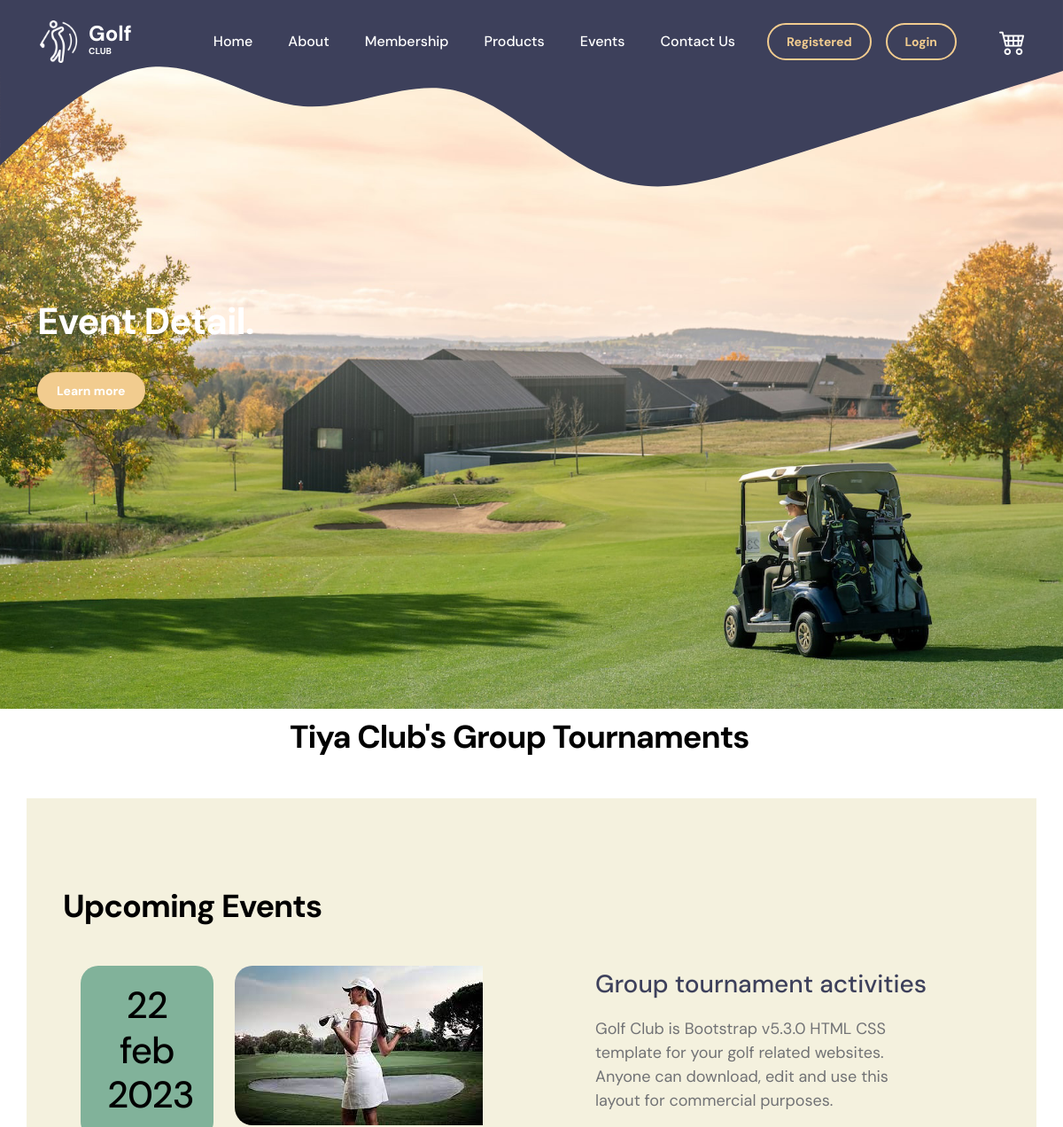
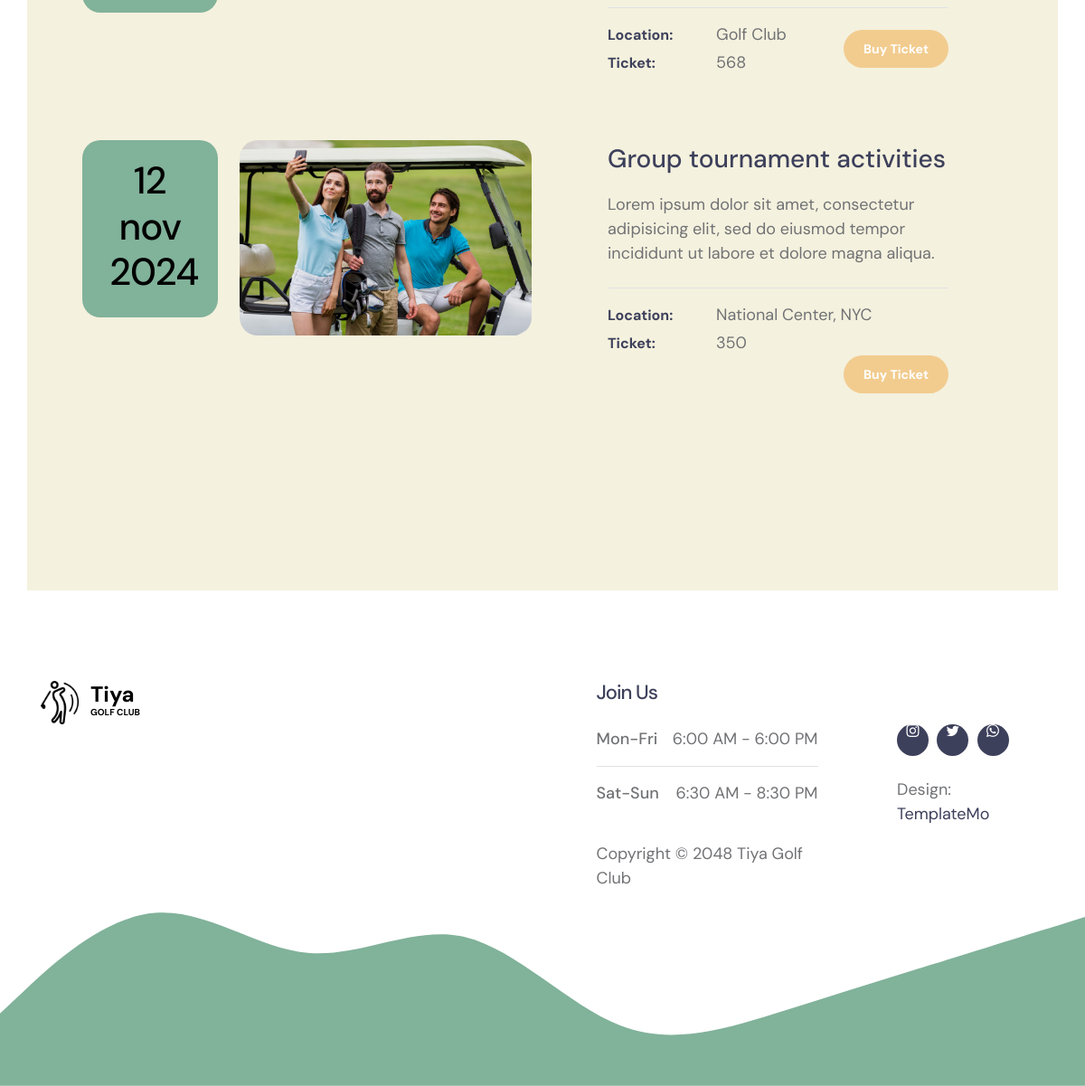
/club/event-detail.php, run on the app's committed database (2 pictures, top to bottom).
### tables this page shows
CREATE TABLE `events` (
  `id` int(11) NOT NULL,
  `eventname` varchar(250) NOT NULL,
  `date` varchar(250) NOT NULL,
  `description` text NOT NULL,
  `location` varchar(250) NOT NULL,
  `ticket_price` int(11) NOT NULL,
  `image` varchar(250) NOT NULL
);

### club/event-detail.php (the view, shortened to what this page needs)
<?php
include 'header.php';
    $q1 = "SELECT * FROM `events`";
    $row = mysqli_query($con, $q1);
?>
            <section class="hero-section d-flex justify-content-center align-items-center " id="section_1" >
                <div class="container">
                    <div class="row">
                        <div class="col-lg-6 col-12">
                            <h1 class="text-white mb-4 pb-2">Event Detail.</h1>
                            <a href="#section_2" class="btn custom-btn smoothscroll me-3">Learn more</a>
                        </div>
                    </div>
                </div>
            </section>
            <section class="events-section events-detail-section section-padding" id="section_2">
                <div class="container">
                    <div class="row">
                        <div class="col-lg-6 col-md-8 col-12 mx-auto">
                            <h2 class="mb-lg-5 mb-4">Tiya Club's Group Tournaments</h2>
                        </div>
                            <section class="events-section section-bg section-padding" id="section_4">
                <div class="container">
                    <div class="row">
                        <div class="col-lg-12 col-12">
                            <h2 class="mb-lg-3">Upcoming Events</h2>
                        </div>
                        <div class="row custom-block mb-3">
                        <?php
                        while ($data = mysqli_fetch_assoc($row)) {
                       ?>
                            <div class="col-lg-2 col-md-4 col-12 order-2 order-md-0 order-lg-0">
                                <div class="custom-block-date-wrap d-flex d-lg-block d-md-block align-items-center mt-3 mt-lg-0 mt-md-0">
                                    <h6 class="custom-block-date mb-lg-1 mb-0 me-3 me-lg-0 me-md-0"><?php echo $data['date'];?> <strong class="text-white"></strong></h6>
                                </div>
                            </div>
                            <div class="col-lg-4 col-md-8 col-12 order-1 order-lg-0">
                                <div class="custom-block-image-wrap">
                                    <a href="event-detail.html">
                                        <img src="<?php echo $data['image'] ?>"  width="100%" class="custom-block-image img-fluid" alt="">
                                    </a>
                                </div>
                            </div>
                            <div class="col-lg-6 col-12 order-3 order-lg-0">
                                <div class="custom-block-info mt-2 mt-lg-0 event-sec">
                                    <a href="event-detail.html" class="events-title mb-3 "><?php echo $data['eventname'];?></a>
                                    <p class="mb-0"><?Php echo $data['description'];?></p>
                                    <div class="d-flex flex-wrap border-top mt-4 pt-3">
                                        <div class="mb-4 mb-lg-0">
                                            <div class="d-flex flex-wrap align-items-center mb-1">
                                                <span class="custom-block-span">Location:</span>
                                                <p class="mb-0"><?php echo $data['location'];?></p>
                                            </div>
                                            <div class="d-flex flex-wrap align-items-center">
                                                <span class="custom-block-span">Ticket:</span>
                                                <p class="mb-0"><?php echo $data['ticket_price'];?></p>
                                            </div>
                                        </div>
                                        <div class="d-flex align-items-center ms-lg-auto">
                                            <a href="event-detail.html" class="btn custom-btn">Buy Ticket</a>
                                        </div>
                                    </div>
                                </div>
                                <br><br><br>
                            </div>
                            <?php }
                           ?>
                        </div>
                    </div>
                </div>
            </section>
                            </div>
                        </div>
            </section>
        <footer class="site-footer">
            <div class="container">
                <div class="row">
                    <div class="col-lg-6 col-12 me-auto mb-5 mb-lg-0">
                        <a class="navbar-brand d-flex align-items-center" href="index.html">
                            <img src="images/logo.png" class="navbar-brand-image img-fluid" alt="">
                            <span class="navbar-brand-text">
                                Tiya
                                <small>Golf Club</small>
                            </span>
                        </a>
                    </div>
                    <div class="col-lg-3 col-12">
                        <h5 class="site-footer-title mb-4">Join Us</h5>
                        <p class="d-flex border-bottom pb-3 mb-3 me-lg-3">
                            <span>Mon-Fri</span>
                            6:00 AM - 6:00 PM
                        </p>
                        <p class="d-flex me-lg-3">
                            <span>Sat-Sun</span>
                            6:30 AM - 8:30 PM
                        </p>
                        <br>
                        <p class="copyright-text">Copyright © 2048 Tiya Golf Club</p>
                    </div>
                        <div class="col-lg-2 col-12 ms-auto">
                            <ul class="social-icon mt-lg-5 mt-3 mb-4">
                                <li class="social-icon-item">
                                    <a href="#" class="social-icon-link bi-instagram"></a>
                                </li>
                                <li class="social-icon-item">
                                    <a href="#" class="social-icon-link bi-twitter"></a>
                                </li>
                                <li class="social-icon-item">
                                    <a href="#" class="social-icon-link bi-whatsapp"></a>
                                </li>
                            </ul>
                            <p class="copyright-text">Design: <a rel="nofollow" href="https://templatemo.com" target="_blank">TemplateMo</a></p>
                        </div>
                </div>
            </div>
        </footer>
    </body>
</html>

### club/header.php (shortened to what this page needs)
<!doctype html>
<html lang="en">
    <head>
        <link href="css/bootstrap.min.css" rel="stylesheet">
        <link href="css/bootstrap-icons.css" rel="stylesheet">
        <link href="head.css" rel="stylesheet">
    </head>
    <body>
        <main>
            <nav class="navbar navbar-expand-lg">
                <div class="container">
                    <a class="navbar-brand d-flex align-items-center" href="index.html">
                        <img src="images/logo.png" class="navbar-brand-image img-fluid" alt="Tiya Golf Club">
                        <span class="navbar-brand-text">
                            Golf
                            <small> Club</small>
                        </span>
                    </a>
                    <div class="collapse navbar-collapse" id="navbarNav">
                        <ul class="navbar-nav ms-lg-auto">
                            <li class="nav-item">
                                <a class="nav-link click-scroll" href="index.php">Home</a>
                            </li>
                            <li class="nav-item">
                                <a class="nav-link click-scroll" href="about.php">About</a>
                            </li>
                            <li class="nav-item">
                                <a class="nav-link click-scroll" href="members.php">Membership</a>
                            </li>
                            <li class="nav-item">
                                <a class="nav-link click-scroll" href="product.php">Products</a>
                            </li>
                            <li class="nav-item">
                                <a class="nav-link click-scroll" href="event-detail.php">Events</a>
                            </li>
                            <li class="nav-item">
                                <a class="nav-link click-scroll" href="contact.php">Contact Us</a>
                            </li>
                        </ul>
                        <div class="d-none d-lg-block ms-lg-3 ">
                            <a class="btn custom-btn custom-border-btn account"  href="register.php" role="button" >Registered</a>
                        </div>
                        <div class="d-none d-lg-block ms-lg-3">
                                    <a class="btn custom-btn custom-border-btn account "  href="login.php" role="button" >Login</a>
                                </div>
                                </div>
                                <div class="d-none d-lg-block ms-lg-3">
                            <a href="cart.php?id=<?php echo $data['member_id']; ?>" style="color:#ffffff">
                            <i class="bi bi-cart4" style="font-size:30px;"></i>
                            <span id="cart-item" class="badge badge-danger"></span></a>
                                </div>
                            </div>
                    </nav>
    </body>
</html>

### club/header.php (style rules this page uses)
.account { display: block !important; }

### data on the page
events: date "22 feb 2023", image (picture), eventname "Group tournament activities", description "Golf Club is Bootstrap v5.3.0 HTML CSS template for your golf related websites. Anyone can download, edit and use this layout for commercial purposes.", location "Golf Club", ticket_price "568"
events: date "12 nov 2024", image (picture), eventname "Group tournament activities", description "Lorem ipsum dolor sit amet, consectetur adipisicing elit, sed do eiusmod tempor incididunt ut labore et dolore magna aliqua.", location "National Center, NYC", ticket_price "350"
